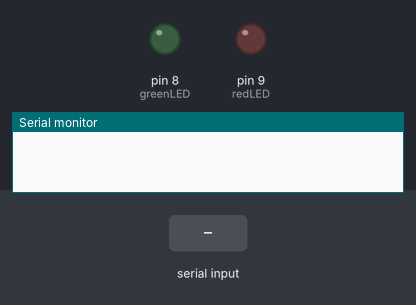
Bench run of a sketch on a simulated Arduino Uno, built with avr-gcc and run on an emulated ATmega328P. Shown: output pins drawn as LEDs (lit = HIGH), the last lines printed to the serial monitor. Inputs (shaded band) come from the test bench.

Above: at 1.2 s.
1.3 s: "bulb on" received over Serial
At 1.7 s:
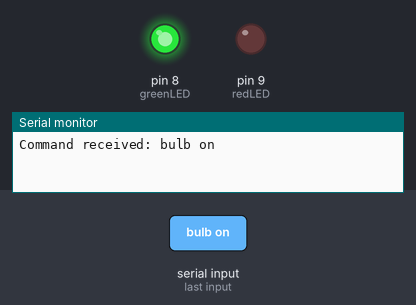
2.8 s: "fan on" received over Serial
At 3.6 s:
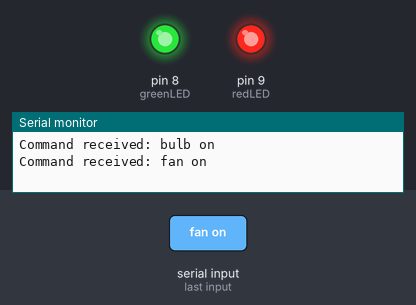
4.3 s: "bulb off" received over Serial
At 5.5 s:
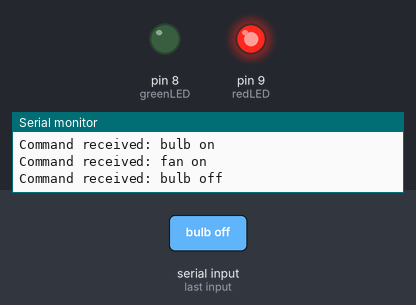
Timing chart, 0 to 7.3 s (numbered marks = the images above; inputs shaded):
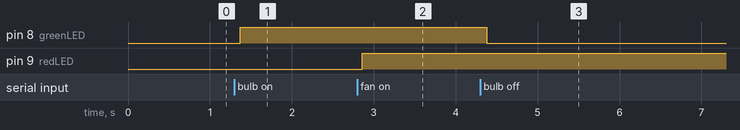

Measured:
- after the input at 1.3 s, pin 8 (greenLED): LOW → HIGH after 0.07 s
- after the input at 2.8 s, pin 9 (redLED): LOW → HIGH after 0.06 s
- after the input at 4.3 s, pin 8 (greenLED): HIGH → LOW after 0.08 s

The sketch:

speech_recognization_system_1.ino
```cpp
// Green LED connected to pin 8
// Red LED connected to pin 9

int greenLED = 8;
int redLED = 9;
String voice;

void setup() {
  Serial.begin(9600);
  pinMode(greenLED, OUTPUT);
  pinMode(redLED, OUTPUT);
}

void loop() {
  while (Serial.available()) {
    delay(10); // allow buffer to fill
    char c = Serial.read();
    voice += c;
  }

  voice.trim(); // remove white spaces

  if (voice.length() > 0) {
    Serial.println("Command received: " + voice);

    // Commands for GREEN LED
    if (voice == "bulb on") {
      digitalWrite(greenLED, HIGH);
    }
    else if (voice == "bulb off") {
      digitalWrite(greenLED, LOW);
    }

    // Commands for RED LED
    else if (voice == "fan on") {
      digitalWrite(redLED, HIGH);
    }
    else if (voice == "fan off") {
      digitalWrite(redLED, LOW);
    }

    // Clear the command after processing
    voice = "";
  }
}
```
